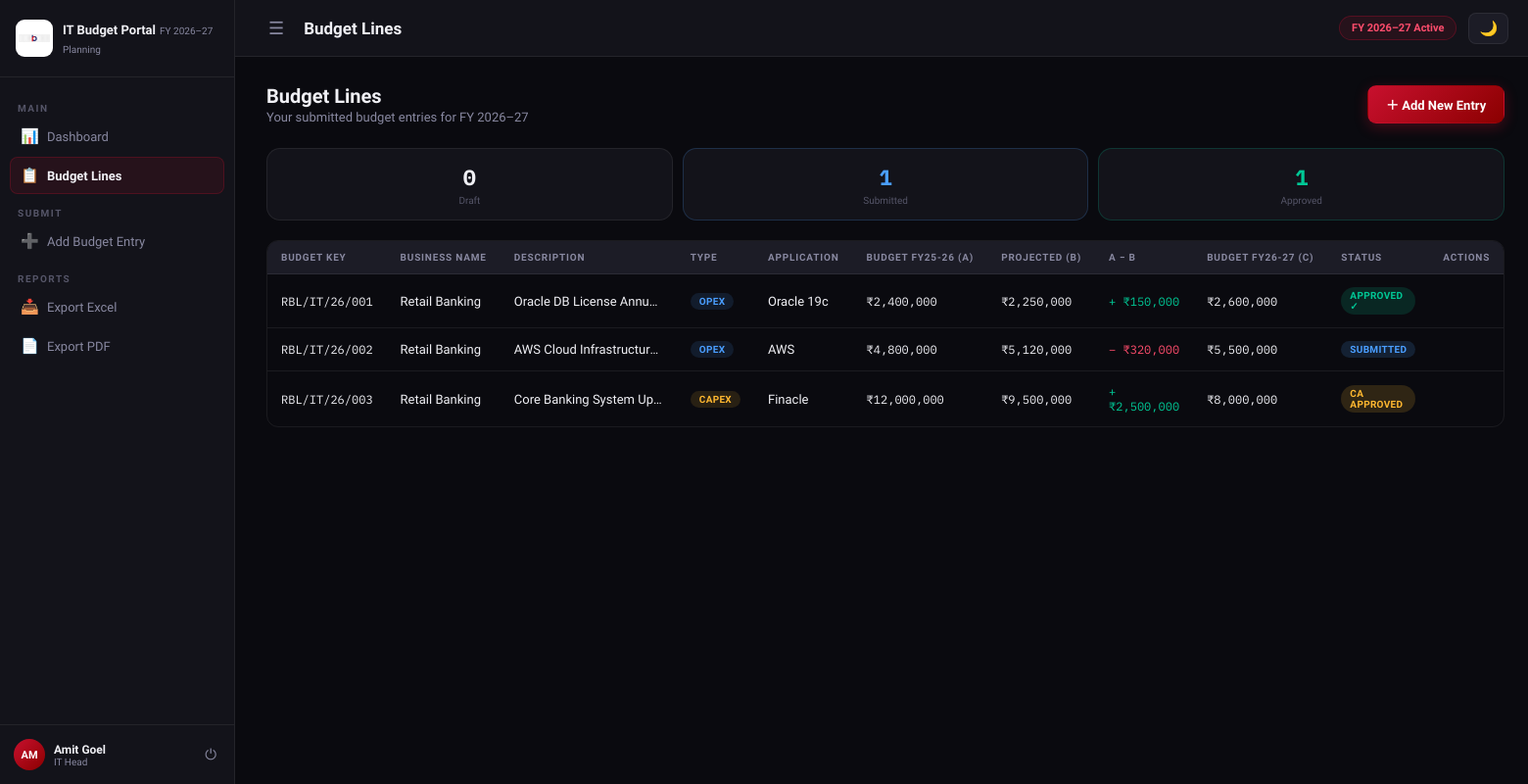
The app's page /budget/ (signed in) with its own data.
### app/models.py (models this page shows, shortened)
class User(Base):
    __tablename__ = "users"
    id = Column(Integer, primary_key=True, index=True)
    full_name  = Column(String(100), nullable=False)
    email      = Column(String(150), unique=True, nullable=False, index=True)
    password   = Column(String(255), nullable=False)
    role = Column(Enum(UserRole), nullable=False, default=UserRole.IT_HEAD)
    department = Column(String(100), nullable=True)
    spoc_email = Column(String(150), nullable=True)
    cost_code  = Column(String(50), nullable=True)
    is_active  = Column(Boolean, default=True)
    created_at = Column(DateTime(timezone=True), server_default=func.now())
    budget_lines = relationship("BudgetLine", back_populates="submitted_by_user")
    approvals    = relationship("Approval", back_populates="action_by_user")

class BudgetLine(Base):
    __tablename__ = "budget_lines"
    id = Column(Integer, primary_key=True, index=True)
    budget_key_current  = Column(String(50), unique=True, nullable=False)
    budget_key_previous = Column(String(50), nullable=True)
    old_new = Column(Enum(OldNew), nullable=False)
    business_name = Column(String(100), nullable=False)
    cost_code     = Column(String(50), nullable=False)
    submitted_by  = Column(Integer, ForeignKey("users.id"), nullable=False)
    expense_sub_type    = Column(Enum(ExpenseSubType), nullable=False)
    description         = Column(String(200), nullable=False)
    expense_description = Column(Text, nullable=True)
    application_platform = Column(String(100), nullable=True)
    vendor_name          = Column(String(100), nullable=True)
    resource_count       = Column(Integer, nullable=True)
    budget_amt_current_fy   = Column(Float, nullable=False)
    projected_consumption   = Column(Float, nullable=False)
    budget_amt_next_fy      = Column(Float, nullable=False)
    diff_a_minus_b          = Column(Float, nullable=True)   # A - B
    diff_c_minus_b          = Column(Float, nullable=True)   # C - B
    diff_c_minus_a          = Column(Float, nullable=True)   # C - A
    detailed_reasoning = Column(Text, nullable=True)
    status     = Column(Enum(BudgetStatus), default=BudgetStatus.DRAFT, nullable=False)
    created_at = Column(DateTime(timezone=True), server_default=func.now())
    updated_at = Column(DateTime(timezone=True), onupdate=func.now())
    submitted_by_user = relationship("User", back_populates="budget_lines")
    approvals         = relationship("Approval", back_populates="budget_line")

### app/routers/budget_router.py (the view)
@router.get("/", response_class=HTMLResponse)
async def budget_list_page(request: Request, db: Session = Depends(get_db)):
    user = await get_user_from_cookie(request, db)
    if not user:
        return RedirectResponse(url="/auth/login")
    if user.role == models.UserRole.IT_HEAD:
        lines = db.query(models.BudgetLine).filter(
            models.BudgetLine.submitted_by == user.id
        ).order_by(models.BudgetLine.created_at.desc()).all()
    else:
        lines = db.query(models.BudgetLine).order_by(models.BudgetLine.created_at.desc()).all()
    counts = {
        "draft"    : sum(1 for l in lines if l.status == models.BudgetStatus.DRAFT),
        "submitted": sum(1 for l in lines if l.status == models.BudgetStatus.SUBMITTED),
        "approved" : sum(1 for l in lines if l.status == models.BudgetStatus.FINAL_APPROVED),
    }
    return templates.TemplateResponse("budget/list.html", {
        "request": request,
        "user": user, "lines": lines, "counts": counts, "active_page": "budget"
    })

### app/templates/budget/list.html (shortened to what this page needs)
{% extends "base.html" %}
{% block page_title %}Budget Lines{% endblock %}
{% block content %}
<div class="page-header">
  <div class="page-header-left">
    <h2>Budget Lines</h2>
    <p>
      {% if user.role == 'it_head' %}Your submitted budget entries for FY 2026–27
      {% else %}All IT Head budget entries{% endif %}
    </p>
  </div>
  {% if user.role == 'it_head' %}
  <a href="/budget/new" class="btn btn-primary">＋ Add New Entry</a>
  {% endif %}
</div>
<div style="display:flex;gap:10px;margin-bottom:20px;flex-wrap:wrap;">
  <div class="card" style="padding:14px 20px;flex:1;min-width:120px;text-align:center;">
    <div style="font-size:22px;font-weight:800;font-family:'IBM Plex Mono',monospace;">{{ counts.draft }}</div>
    <div class="kpi-sub">Draft</div>
  </div>
  <div class="card" style="padding:14px 20px;flex:1;min-width:120px;text-align:center;border-color:rgba(74,158,255,0.2);">
    <div style="font-size:22px;font-weight:800;font-family:'IBM Plex Mono',monospace;color:var(--info);">{{ counts.submitted }}</div>
    <div class="kpi-sub">Submitted</div>
  </div>
  <div class="card" style="padding:14px 20px;flex:1;min-width:120px;text-align:center;border-color:rgba(0,200,150,0.2);">
    <div style="font-size:22px;font-weight:800;font-family:'IBM Plex Mono',monospace;color:var(--success);">{{ counts.approved }}</div>
    <div class="kpi-sub">Approved</div>
  </div>
</div>
{% if lines %}
<div class="table-wrap">
  <table>
    <thead>
      <tr>
        <th>Budget Key</th>
        <th>Business Name</th>
        <th>Description</th>
        <th>Type</th>
        <th>Application</th>
        <th>Budget FY25-26 (A)</th>
        <th>Projected (B)</th>
        <th>A − B</th>
        <th>Budget FY26-27 (C)</th>
        <th>Status</th>
        <th>Actions</th>
      </tr>
    </thead>
    <tbody>
      {% for line in lines %}
      <tr>
        <td class="mono">{{ line.budget_key_current }}</td>
        <td>{{ line.business_name }}</td>
        <td style="max-width:180px;white-space:nowrap;overflow:hidden;text-overflow:ellipsis;">
          {{ line.description }}
        </td>
        <td>
          <span class="badge badge-{{ line.expense_sub_type.value }}">
            {{ line.expense_sub_type.value.upper() }}
          </span>
        </td>
        <td>{{ line.application_platform or '—' }}</td>
        <td class="mono">₹{{ "{:,.0f}".format(line.budget_amt_current_fy) }}</td>
        <td class="mono">₹{{ "{:,.0f}".format(line.projected_consumption) }}</td>
        <td class="mono {% if line.diff_a_minus_b and line.diff_a_minus_b >= 0 %}text-success{% else %}text-danger{% endif %}">
          {% if line.diff_a_minus_b is not none %}
            {{ '+' if line.diff_a_minus_b >= 0 else '−' }} ₹{{ "{:,.0f}".format(line.diff_a_minus_b | abs) }}
          {% else %}—{% endif %}
        </td>
        <td class="mono">₹{{ "{:,.0f}".format(line.budget_amt_next_fy) }}</td>
        <td>
          {% set s = line.status.value %}
          {% if s == 'draft' %}<span class="badge badge-draft">Draft</span>
          {% elif s == 'submitted' %}<span class="badge badge-submitted">Submitted</span>
          {% elif s == 'admin_approved' %}<span class="badge badge-admin-app">CA Approved</span>
          {% elif s == 'final_approved' %}<span class="badge badge-approved">Approved ✓</span>
          {% elif s == 'rejected_by_admin' %}<span class="badge badge-rejected">Rejected (CA)</span>
          {% else %}<span class="badge badge-rejected">Rejected (CEO)</span>{% endif %}
        </td>
        <td>
        </td>
      </tr>
      {% endfor %}
    </tbody>
  </table>
</div>
{% endif %}
{% endblock %}

### app/templates/base.html (shortened to what this page needs)
<!DOCTYPE html>
<html lang="en" data-theme="dark">
<head>
  <link rel="stylesheet" href="/static/css/style.css"/>
</head>
<body>
<aside class="sidebar" id="sidebar">
  <div class="sidebar-logo">
   <img src="/static/images/rbl-logo.png"
     alt="RBL Bank"
     style="width:38px;height:38px;border-radius:9px;object-fit:contain;background:white;padding:3px;">
    <div class="sidebar-logo-text">
      <span class="logo-title">IT Budget Portal</span>
      <span class="logo-sub">FY 2026–27 Planning</span>
    </div>
  </div>
  <nav class="sidebar-nav">
    <div class="nav-section-label">Main</div>
    <a href="/dashboard/" class="nav-item {% if active_page == 'dashboard' %}active{% endif %}">
      <span class="nav-icon">📊</span> Dashboard
    </a>
    <a href="/budget/" class="nav-item {% if active_page == 'budget' %}active{% endif %}">
      <span class="nav-icon">📋</span> Budget Lines
    </a>
    {% if user.role == 'it_head' %}
    <div class="nav-section-label">Submit</div>
    <a href="/budget/new" class="nav-item {% if active_page == 'new_entry' %}active{% endif %}">
      <span class="nav-icon">➕</span> Add Budget Entry
    </a>
    {% endif %}
    <div class="nav-section-label">Reports</div>
    <a href="#" class="nav-item" onclick="showToast('📥 Excel export — coming in full build!','info'); return false;">
      <span class="nav-icon">📥</span> Export Excel
    </a>
    <a href="#" class="nav-item" onclick="showToast('📄 PDF report — coming in full build!','info'); return false;">
      <span class="nav-icon">📄</span> Export PDF
    </a>
  </nav>
  <div class="sidebar-footer">
    <div class="user-block">
      <div class="user-avatar">{{ user.full_name[:2].upper() }}</div>
      <div class="user-info">
        <div class="user-name">{{ user.full_name }}</div>
        <div class="user-role">
          {% if user.role == 'it_head' %}IT Head
          {% elif user.role == 'admin' %}Admin (CA)
          {% else %}CEO{% endif %}
        </div>
      </div>
      <a href="/auth/logout" class="logout-btn" title="Logout">⏻</a>
    </div>
  </div>
</aside>
<div class="main-wrapper">
  <header class="topbar">
    <div class="topbar-left">
      <button class="menu-toggle" onclick="toggleSidebar()" title="Toggle Menu">☰</button>
      <h1 class="topbar-title">{% block page_title %}Dashboard{% endblock %}</h1>
    </div>
    <div class="topbar-right">
      <span class="fy-badge">FY 2026–27 Active</span>
      <button class="theme-toggle" onclick="toggleTheme()" title="Toggle Dark/Light Mode" id="themeBtn">🌙</button>
    </div>
  </header>
  <main class="page-content">
    {% block content %}{% endblock %}
  </main>
</div>
</body>
</html>

### records on screen
User: full_name "AM", full_name "Amit Goel"
BudgetLine: budget_key_current "RBL/IT/26/001", business_name "Retail Banking", description "Oracle DB License Annu…", expense_sub_type.value "OPEX", application_platform "Oracle 19c", budget_amt_current_fy "2,400,000", projected_consumption "2,250,000", diff_a_minus_b "+", diff_a_minus_b|abs "150,000", budget_amt_next_fy "2,600,000", shows "APPROVED ✓"
BudgetLine: budget_key_current "RBL/IT/26/002", business_name "Retail Banking", description "AWS Cloud Infrastructur…", expense_sub_type.value "OPEX", application_platform "AWS", budget_amt_current_fy "4,800,000", projected_consumption "5,120,000", diff_a_minus_b "−", diff_a_minus_b|abs "320,000", budget_amt_next_fy "5,500,000", shows "SUBMITTED"
BudgetLine: budget_key_current "RBL/IT/26/003", business_name "Retail Banking", description "Core Banking System Up…", expense_sub_type.value "CAPEX", application_platform "Finacle", budget_amt_current_fy "12,000,000", projected_consumption "9,500,000", diff_a_minus_b "+", diff_a_minus_b|abs "2,500,000", budget_amt_next_fy "8,000,000", shows "CA APPROVED"

### other values on screen
{{ counts.draft }} "0"
{{ counts.submitted }} "1"
{{ counts.approved }} "1"
